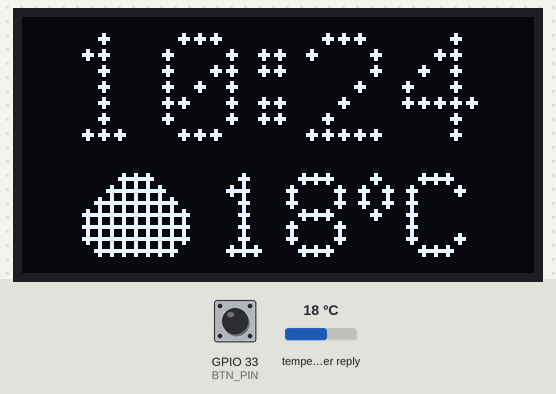
Bench run of a sketch on a simulated ESP32. Shown: 128×64 one-colour display. The test bench sets the inputs (shaded band); at power-on: GPIO 33 (BTN_PIN) HIGH, temperature in the weather reply 18 °C. WiFi joins after 1.5 s; servers stay silent unless stated; the local clock reads 2024-03-15 10:24:30 at power-on unless the sketch sets it; EEPROM starts erased; web services answer with replies made up by the test bench; what the sketch prints to the serial monitor is not drawn.

Above: at 2.9 s.
3.0 s: GPIO 33 (BTN_PIN) pulled LOW for 3.2 s
At 7.0 s:
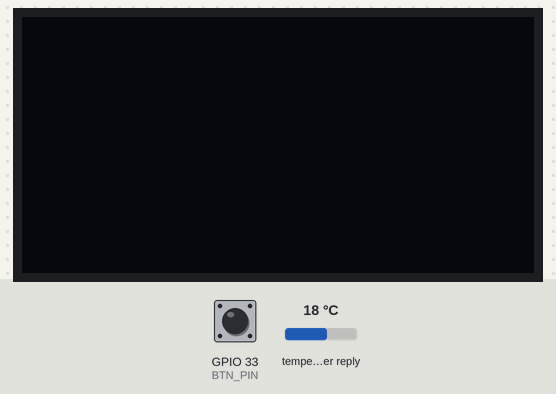
7.7 s: GPIO 33 (BTN_PIN) pulled LOW for 0.6 s
At 9.5 s:
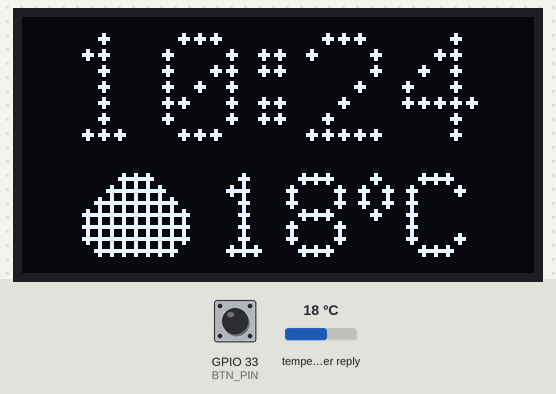
9.8 s: GPIO 33 (BTN_PIN) pulled LOW for 1 s
At 11.7 s:
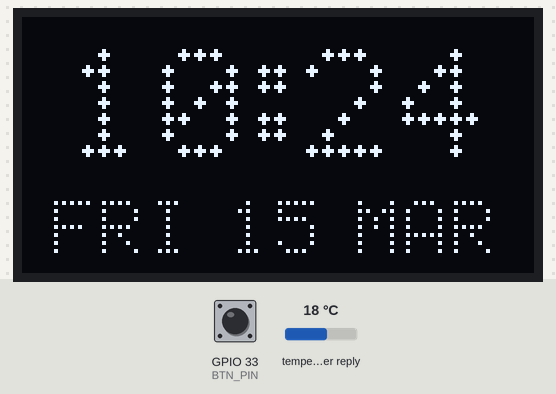
12.3 s: GPIO 33 (BTN_PIN) pulled LOW for 0.6 s
At 13.2 s:
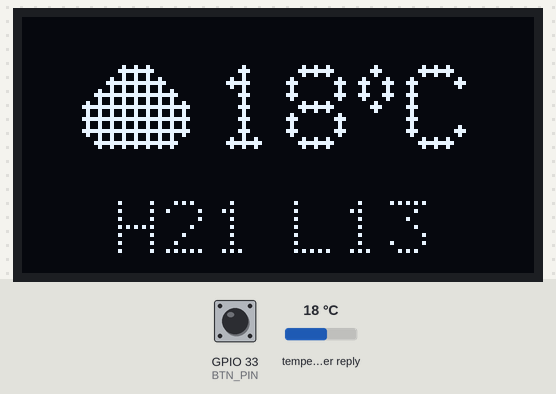
Timing chart, 0 to 15.3 s (numbered marks = the images above; inputs shaded):
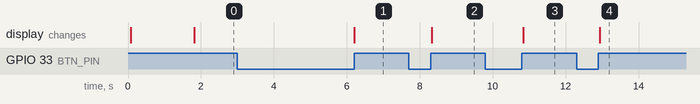

The sketch:

AirClock_Prototype_1.ino
```cpp
// include libraries
#include <WiFi.h>
#include <HTTPClient.h>
#include <WiFiClientSecure.h>
#include <WiFiManager.h>
#include <ArduinoJson.h>
#include <Preferences.h>
#include <esp_system.h>
#include <esp_sntp.h>
#include <esp_sleep.h>
#include <driver/gpio.h>
#include <sys/time.h>
// custom libraries
#include "config.h"
#include "ui.h"
// create the prefrences object
Preferences prefs;
// initial clock mode
ClockMode mode = MODE_BOTH;
WeatherData wx;
bool screenOn = true;
bool needFull = true;
bool wxDirty = false;
int lastMinute = -2;
long utcOffset = 0;
uint32_t nextSync = 0;

// function to turn url into valid format (for example half life! -> half%20life%21)
static String urlEncode(const String &s) {
  String out;
  char buf[4];
  for (size_t i = 0; i < s.length(); i++) {
    const unsigned char c = (unsigned char)s[i];
    if (isalnum(c) || c == '-' || c == '_' || c == '.' || c == '~') {
      out += (char)c;
    } else {
      snprintf(buf, sizeof buf, "%%%02X", c);
      out += buf;
    }
  }
  return out;
}

// send the request, fetch the response and clean up and end connection
static bool finishGet(HTTPClient &http, String &body, const char *tag) {
  const int code = http.GET();
  if (code == HTTP_CODE_OK) body = http.getString();
  http.end();
  Serial.printf("GET %s -> %d\n", tag, code);
  return code == HTTP_CODE_OK;
}

// I mean gets a value from a url
static bool httpGet(const String &hostAndPath, String &body) {
  {
    HTTPClient http;
    http.setConnectTimeout(8000);
    http.setTimeout(8000);
    if (http.begin("http://" + hostAndPath) && finishGet(http, body, "http")) return true;
  }

  WiFiClientSecure secure;
  secure.setInsecure();
  HTTPClient http;
  http.setConnectTimeout(8000);
  http.setTimeout(8000);
  return http.begin(secure, "https://" + hostAndPath) && finishGet(http, body, "https");
}

// get a city's geocode (Latitude & Longitude)
static bool geocode(const String &city, float &lat, float &lon) {
  String body;
  const String url = "geocoding-api.open-meteo.com/v1/search?count=1&language=en&format=json&name=" + urlEncode(city);
  if (!httpGet(url, body)) return false;

  JsonDocument doc;
  if (deserializeJson(doc, body)) return false;

  JsonVariant hit = doc["results"][0];
  if (hit.isNull() || hit["latitude"].isNull() || hit["longitude"].isNull()) return false;

  lat = hit["latitude"].as<float>();
  lon = hit["longitude"].as<float>();
  return true;
}

// auto update Geocode when user sets new settings
static void resolveLocation() {
  const String city = prefs.getString("city", "");
  if (city.length() == 0 || city == prefs.getString("gcity", "")) return;

  float lat, lon;
  if (geocode(city, lat, lon)) {
    prefs.putFloat("lat", lat);
    prefs.putFloat("lon", lon);
    prefs.putString("gcity", city);
    Serial.printf("Location '%s' -> %.4f, %.4f\n", city.c_str(), lat, lon);
  } else {
    Serial.printf("Could not find '%s', keeping the old location\n", city.c_str());
  }
}

// pretty self explanatory, just gets the weather
static bool fetchWeather() {
  const float lat = prefs.getFloat("lat", DEFAULT_LAT);
  const float lon = prefs.getFloat("lon", DEFAULT_LON);

  char url[300];
  snprintf(url, sizeof url, "api.open-meteo.com/v1/forecast?latitude=%.4f&longitude=%.4f&current=temperature_2m,weather_code,is_day&daily=temperature_2m_max,temperature_2m_min&forecast_days=1&timezone=auto&temperature_unit=%s",lat, lon, USE_FAHRENHEIT ? "fahrenheit" : "celsius");

  String body;
  if (!httpGet(url, body)) return false;

  JsonDocument doc;
  const DeserializationError err = deserializeJson(doc, body);
  if (err) {
    Serial.printf("JSON error: %s\n", err.c_str());
    return false;
  }

  JsonVariant temp = doc["current"]["temperature_2m"];
  if (temp.isNull()) {
    Serial.println("No temperature in response for some reason ;)");
    return false;
  }

  wx.temp  = temp.as<float>();
  wx.code  = doc["current"]["weather_code"] | -1;
  wx.isDay = (doc["current"]["is_day"] | 1) != 0;

  JsonVariant hi = doc["daily"]["temperature_2m_max"][0];
  JsonVariant lo = doc["daily"]["temperature_2m_min"][0];
  wx.hasRange = !hi.isNull() && !lo.isNull();
  if (wx.hasRange) {
    wx.tmax = hi.as<float>();
    wx.tmin = lo.as<float>();
  }
  wx.valid = true;

  utcOffset = doc["utc_offset_seconds"] | 0L;
  Serial.printf("Weather: %.1f, code %d, day %d, utc offset %ld\n", wx.temp, wx.code, wx.isDay, utcOffset);
  return true;
}

// syncs the time
static bool syncTime() {
  sntp_set_sync_status(SNTP_SYNC_STATUS_RESET);
  configTime(utcOffset, 0, "pool.ntp.org", "time.google.com", "time.cloudflare.com");

  const uint32_t t0 = millis();
  while (sntp_get_sync_status() != SNTP_SYNC_STATUS_COMPLETED && millis() - t0 < 8000) delay(50);

  struct tm t;
  const bool ok = getLocalTime(&t, 0);
  Serial.printf("NTP: %s\n", ok ? "ok" : "failed");
  return ok;
}

// initialize and connect to wifi
static bool wifiUp(uint32_t timeoutMs) {
  WiFi.mode(WIFI_STA);
  WiFi.setTxPower(WIFI_TX_POWER);
  WiFi.begin();
  const uint32_t t0 = millis();
  while (WiFi.status() != WL_CONNECTED && millis() - t0 < timeoutMs) delay(100);
  return WiFi.status() == WL_CONNECTED;
}

// disconnect from wifi
static void wifiDown() {
  WiFi.disconnect();
  WiFi.mode(WIFI_OFF);
}

// setup the wifi manager
static bool wifiManagerRun(bool forcePortal) {
  const String city = prefs.getString("city", "");

  WiFiManager wm;
  WiFiManagerParameter pCity("city", "City for the weather (e.g. New York)", city.c_str(), 40);
  wm.addParameter(&pCity);
  wm.setConnectTimeout(20);
  wm.setConfigPortalTimeout(180);

  bool portalShown = false;
  wm.setAPCallback([&portalShown](WiFiManager *) {
    portalShown = true;
    ui_message("WIFI SETUP", "WiFi: " AP_NAME, "Pass: " AP_PASSWORD, "Open 192.168.4.1");
  });

  const bool ok = forcePortal ? wm.startConfigPortal(AP_NAME, AP_PASSWORD) : wm.autoConnect(AP_NAME, AP_PASSWORD);

  if (portalShown) {
    String c = pCity.getValue();
    c.trim();
    prefs.putString("city", c);
  }
  return ok;
}

// sync all data
static void doSync() {
  bool ok = false;
  if (wifiUp(15000)) {
    resolveLocation();
    const bool w = fetchWeather();
    const bool n = syncTime();
    ok = w && n;
  } else {
    Serial.println("WiFi connect failed");
  }
  wifiDown();

  nextSync = millis() + (ok ? SYNC_INTERVAL_MS : SYNC_RETRY_MS);
  wxDirty = true;
  if (NIGHT_DIM && wx.valid) ui_dim(!wx.isDay);
}

// poll if the button is pressed (debounced)
static BtnEvent pollButton() {
  static bool down = false, setupFired = false;
  static uint32_t t0 = 0;
  const uint32_t now = millis();
  const bool pressed = digitalRead(BTN_PIN) == LOW;

  if (pressed && !down) {
    down = true;
    setupFired = false;
    t0 = now;
  } else if (pressed && down) {
    if (!setupFired && now - t0 >= SETUP_PRESS_MS) {
      setupFired = true;
      return BTN_SETUP;
    }
  } else if (!pressed && down) {
    down = false;
    const uint32_t held = now - t0;
    if (setupFired || held < 30) return BTN_NONE;
    return held >= LONG_PRESS_MS ? BTN_LONG : BTN_SHORT;
  }
  return BTN_NONE;
}

// toggle the screen
static void setScreen(bool on) {
  screenOn = on;
  ui_screen(on);
  if (on) needFull = true;
}

// open the wifi manager portal
static void openPortal() {
  setScreen(true);
  ui_status("WIFI SETUP", "Starting...");
  wifiManagerRun(true);
  wifiDown();
  nextSync = millis();
  needFull = true;
}

void setup() {
  setCpuFrequencyMhz(80);
  Serial.begin(115200);
  Serial.printf("\nReset reason: %d\n", (int)esp_reset_reason());

  prefs.begin("wclock", false);
  const uint8_t m = prefs.getUChar("mode", MODE_BOTH);
  mode = m < MODE_COUNT ? (ClockMode)m : MODE_BOTH;

  pinMode(BTN_PIN, INPUT_PULLUP);
  const bool forcePortal = digitalRead(BTN_PIN) == LOW;

  if (!ui_begin()) {
    Serial.println("Display init failed.");
    for (;;) delay(1000);
  }

  ui_splash();
  const uint32_t splashStart = millis();

  ui_status("WEATHER CLOCK", "Connecting WiFi...");
  if (!wifiManagerRun(forcePortal)) {
    ui_status("WiFi setup failed", "Restarting...");
    delay(2500);
    ESP.restart();
  }

  ui_status("WEATHER CLOCK", "Getting time and", "weather...");
  doSync();
#if !DEBUG
  while (millis() - splashStart < 1500) delay(10);
#endif
  needFull = true;
}

void loop() {
  switch (pollButton()) {
    case BTN_SHORT:
      if (!screenOn) {
        setScreen(true);
      } else {
        mode = (ClockMode)((mode + 1) % MODE_COUNT);
        prefs.putUChar("mode", mode);
        needFull = true;
      }
      break;
    case BTN_LONG:
      setScreen(!screenOn);
      break;
    case BTN_SETUP:
      openPortal();
      break;
    default:
      break;
  }

  if ((int32_t)(millis() - nextSync) >= 0) doSync();

  struct tm t;
  const bool timeOk = getLocalTime(&t, 0);
  const int  minute = timeOk ? t.tm_min : -1;
  const bool minuteChanged = minute != lastMinute;

  if (screenOn && (needFull || wxDirty || minuteChanged)) {
    ui_render(mode, timeOk ? &t : nullptr, wx, needFull, minuteChanged, wxDirty);
    needFull = false;
    wxDirty = false;
  }
  lastMinute = minute;
  if (!screenOn) wxDirty = false;

  if (digitalRead(BTN_PIN) == LOW || needFull || wxDirty) {
    delay(10);
    return;
  }

  int32_t msToSync = (int32_t)(nextSync - millis());
  if (msToSync < 50) msToSync = 50;
  uint64_t us = (uint64_t)msToSync * 1000ULL;

  if (screenOn && timeOk) {
    struct timeval tv;
    gettimeofday(&tv, nullptr);
    const uint64_t toMinute = (uint64_t)(60 - tv.tv_sec % 60) * 1000000ULL - tv.tv_usec + 20000ULL;
    if (toMinute < us) us = toMinute;
  } else if (screenOn) {
    if (us > 1000000ULL) us = 1000000ULL;
  }

#if USE_LIGHT_SLEEP
  Serial.printf("sleep %u ms\n", (unsigned)(us / 1000ULL));
  Serial.flush();
  esp_sleep_enable_timer_wakeup(us);
  gpio_wakeup_enable((gpio_num_t)BTN_PIN, GPIO_INTR_LOW_LEVEL);
  esp_sleep_enable_gpio_wakeup();
  const esp_err_t err = esp_light_sleep_start();
  Serial.printf("woke: cause %d, err %d\n", (int)esp_sleep_get_wakeup_cause(), (int)err);
  if (err != ESP_OK) delay(100);
#else
  delay(20);
#endif
}
```

font_renderer.cpp
```cpp
// include header
#include "font_renderer.h"

// font lookup table
static const uint8_t PROGMEM FONT[59][5] = {
  {0x00,0x00,0x00,0x00,0x00},
  {0x00,0x00,0x5F,0x00,0x00},
  {0x00,0x00,0x00,0x00,0x00},
  {0x00,0x00,0x00,0x00,0x00},
  {0x00,0x00,0x00,0x00,0x00},
  {0x00,0x00,0x00,0x00,0x00},
  {0x00,0x00,0x00,0x00,0x00},
  {0x00,0x00,0x00,0x00,0x00},
  {0x00,0x00,0x00,0x00,0x00},
  {0x00,0x00,0x00,0x00,0x00},
  {0x00,0x06,0x09,0x06,0x00},
  {0x08,0x08,0x3E,0x08,0x08},
  {0x00,0x40,0x60,0x00,0x00},
  {0x08,0x08,0x08,0x08,0x08},
  {0x00,0x60,0x60,0x00,0x00},
  {0x40,0x30,0x08,0x06,0x01},
  {0x3E,0x51,0x49,0x45,0x3E},
  {0x00,0x42,0x7F,0x40,0x00},
  {0x42,0x61,0x51,0x49,0x46},
  {0x21,0x41,0x45,0x4B,0x31},
  {0x18,0x14,0x12,0x7F,0x10},
  {0x27,0x45,0x45,0x45,0x39},
  {0x3C,0x4A,0x49,0x49,0x30},
  {0x01,0x71,0x09,0x05,0x03},
  {0x36,0x49,0x49,0x49,0x36},
  {0x06,0x49,0x49,0x29,0x1E},
  {0x00,0x36,0x36,0x00,0x00},
  {0x00,0x00,0x00,0x00,0x00},
  {0x00,0x00,0x00,0x00,0x00},
  {0x00,0x00,0x00,0x00,0x00},
  {0x00,0x00,0x00,0x00,0x00},
  {0x02,0x01,0x51,0x09,0x06},
  {0x00,0x00,0x00,0x00,0x00},
  {0x7E,0x11,0x11,0x11,0x7E},
  {0x7F,0x49,0x49,0x49,0x36},
  {0x3E,0x41,0x41,0x41,0x22},
  {0x7F,0x41,0x41,0x22,0x1C},
  {0x7F,0x49,0x49,0x49,0x41},
  {0x7F,0x09,0x09,0x09,0x01},
  {0x3E,0x41,0x49,0x49,0x7A},
  {0x7F,0x08,0x08,0x08,0x7F},
  {0x00,0x41,0x7F,0x41,0x00},
  {0x20,0x40,0x41,0x3F,0x01},
  {0x7F,0x08,0x14,0x22,0x41},
  {0x7F,0x40,0x40,0x40,0x40},
  {0x7F,0x02,0x0C,0x02,0x7F},
  {0x7F,0x04,0x08,0x10,0x7F},
  {0x3E,0x41,0x41,0x41,0x3E},
  {0x7F,0x09,0x09,0x09,0x06},
  {0x3E,0x41,0x51,0x21,0x5E},
  {0x7F,0x09,0x19,0x29,0x46},
  {0x46,0x49,0x49,0x49,0x31},
  {0x01,0x01,0x7F,0x01,0x01},
  {0x3F,0x40,0x40,0x40,0x3F},
  {0x1F,0x20,0x40,0x20,0x1F},
  {0x3F,0x40,0x38,0x40,0x3F},
  {0x63,0x14,0x08,0x14,0x63},
  {0x07,0x08,0x70,0x08,0x07},
  {0x61,0x51,0x49,0x45,0x43},
};


static const uint16_t PROGMEM ICON_A[ICON_COUNT][9] = {
  {0x010,0x082,0x038,0x07C,0x17D,0x07C,0x038,0x082,0x010},
  {0x030,0x060,0x0E0,0x1E0,0x1E0,0x1E0,0x0F0,0x07C,0x038},
  {0x000,0x000,0x000,0x003,0x007,0x00F,0x01F,0x01F,0x00E},
  {0x000,0x038,0x07C,0x0FE,0x1FF,0x1FF,0x1FF,0x0FE,0x000},
  {0x000,0x0FE,0x000,0x1FC,0x000,0x0FE,0x000,0x1FC,0x000},
  {0x038,0x07C,0x0FE,0x1FF,0x1FF,0x0FE,0x000,0x000,0x000},
  {0x038,0x07C,0x0FE,0x1FF,0x1FF,0x0FE,0x000,0x000,0x000},
  {0x010,0x092,0x054,0x038,0x1FF,0x038,0x054,0x092,0x010},
};

static const uint16_t PROGMEM ICON_B[ICON_COUNT][9] = {
  {0x000,0x000,0x000,0x000,0x000,0x000,0x000,0x000,0x000},
  {0x000,0x000,0x000,0x000,0x000,0x000,0x000,0x000,0x000},
  {0x020,0x088,0x070,0x170,0x070,0x000,0x000,0x000,0x000},
  {0x000,0x000,0x000,0x000,0x000,0x000,0x000,0x000,0x000},
  {0x000,0x000,0x000,0x000,0x000,0x000,0x000,0x000,0x000},
  {0x000,0x000,0x000,0x000,0x000,0x000,0x044,0x054,0x010},
  {0x000,0x000,0x000,0x000,0x000,0x00C,0x018,0x03C,0x008},
  {0x000,0x000,0x000,0x000,0x000,0x000,0x000,0x000,0x000},
};

static const int LOGO_COLS = 17;
static const int LOGO_ROWS = 13;

static const uint32_t PROGMEM LOGO_A[LOGO_ROWS] = {0x00300,0x00FC0,0x01FE0,0x01FE0,0x07FF0,0x0FFC0,0x1FF80,0x1FF00,0x1FF00,0x1FF00,0x0FF00,0x00000,0x00000};

static const uint32_t PROGMEM LOGO_B[LOGO_ROWS] = {0x00000,0x00000,0x00000,0x00000,0x00000,0x00000,0x0001C,0x00036,0x00077,0x00077,0x0007B,0x0003E,0x0001C};

int dot_radius(int pitch) {
  if (pitch <= 2) return 0;
  int r = (pitch * 35) / 100;
  return r < 1 ? 1 : r;
}

struct GlyphInfo {
  const uint8_t *cols;
  uint8_t first;
  uint8_t count;
};

static bool glyph_info(uint8_t c, GlyphInfo *gi) {
  if (c >= 0x80) return false;
  if (c >= 'a' && c <= 'z') c -= 32;
  if (c < 32 || c > 90) return false;

  const uint8_t *g = FONT[c - 32];
  gi->cols = g;
  gi->first = 0;
  gi->count = 5;

  if (c == ' ') {
    gi->cols = nullptr;
    gi->count = 3;
    return true;
  }
  if (c == ':' || c == '.' || c == ',' || c == '!' || c == '*' || c == '\'') {
    int first = -1, last = -1;
    for (int i = 0; i < 5; i++) {
      if (pgm_read_byte(&g[i])) {
        if (first < 0) first = i;
        last = i;
      }
    }
    if (first >= 0) {
      gi->first = (uint8_t)first;
      gi->count = (uint8_t)(last - first + 1);
    }
  }
  return true;
}

int dot_text_width(const char *text, int pitch) {
  int cols = 0, n = 0;
  for (const uint8_t *p = (const uint8_t *)text; *p; p++) {
    GlyphInfo gi;
    if (!glyph_info(*p, &gi)) continue;
    cols += gi.count;
    n++;
  }
  if (n == 0) return 0;
  return (cols + n - 2) * pitch + 2 * dot_radius(pitch) + 1;
}

int dot_text_height(int pitch) { return 6 * pitch + 2 * dot_radius(pitch) + 1; }
int dot_icon_size(int pitch)   { return 8 * pitch + 2 * dot_radius(pitch) + 1; }

void dot_text(Adafruit_GFX *gfx, const char *text, int x, int y, int pitch, uint16_t color) {
  const int r = dot_radius(pitch);
  int cx = x;

  for (const uint8_t *p = (const uint8_t *)text; *p; p++) {
    GlyphInfo gi;
    if (!glyph_info(*p, &gi)) continue;

    if (gi.cols) {
      for (int col = 0; col < gi.count; col++) {
        uint8_t bits = pgm_read_byte(&gi.cols[gi.first + col]);
        for (int row = 0; row < 7; row++) {
          if (bits & (1 << row)) {
            gfx->fillCircle(cx + col * pitch + r, y + row * pitch + r, r, color);
          }
        }
      }
    }
    cx += (gi.count + 1) * pitch;
  }
}

void dot_icon(Adafruit_GFX *gfx, WeatherIcon icon, int x, int y, int pitch, uint16_t color_a, uint16_t color_b) {
  if (icon >= ICON_COUNT) return;
  const int r = dot_radius(pitch);

  for (int row = 0; row < 9; row++) {
    uint16_t a = pgm_read_word(&ICON_A[icon][row]);
    uint16_t b = pgm_read_word(&ICON_B[icon][row]);
    if (!(a | b)) continue;
    for (int col = 0; col < 9; col++) {
      const uint16_t m = 1 << (8 - col);
      if (a & m)      gfx->fillCircle(x + col * pitch + r, y + row * pitch + r, r, color_a);
      else if (b & m) gfx->fillCircle(x + col * pitch + r, y + row * pitch + r, r, color_b);
    }
  }
}

int dot_logo_width(int pitch)  { return (LOGO_COLS - 1) * pitch + 2 * dot_radius(pitch) + 1; }
int dot_logo_height(int pitch) { return (LOGO_ROWS - 1) * pitch + 2 * dot_radius(pitch) + 1; }

void dot_logo(Adafruit_GFX *gfx, int x, int y, int pitch, uint16_t color_cloud, uint16_t color_clock) {
  const int r = dot_radius(pitch);

  for (int row = 0; row < LOGO_ROWS; row++) {
    const uint32_t a = pgm_read_dword(&LOGO_A[row]);
    const uint32_t b = pgm_read_dword(&LOGO_B[row]);
    if (!(a | b)) continue;
    for (int col = 0; col < LOGO_COLS; col++) {
      const uint32_t m = 1UL << (LOGO_COLS - 1 - col);
      if (a & m)      gfx->fillCircle(x + col * pitch + r, y + row * pitch + r, r, color_cloud);
      else if (b & m) gfx->fillCircle(x + col * pitch + r, y + row * pitch + r, r, color_clock);
    }
  }
}
```

font_renderer.h
```cpp
// This is for the custom dot-style font

#pragma once

#include <Arduino.h>
#include <Adafruit_GFX.h>

#define GLYPH_DEGREE '*'

enum WeatherIcon : uint8_t {
  ICON_SUN,
  ICON_MOON,
  ICON_PARTLY,
  ICON_CLOUD,
  ICON_FOG,
  ICON_RAIN,
  ICON_STORM,
  ICON_SNOW,
  ICON_COUNT
};

int dot_radius(int pitch);
int dot_text_width(const char *text, int pitch);
int dot_text_height(int pitch);
int dot_icon_size(int pitch);

void dot_text(Adafruit_GFX *gfx, const char *text, int x, int y, int pitch, uint16_t color);
void dot_icon(Adafruit_GFX *gfx, WeatherIcon icon, int x, int y, int pitch, uint16_t color_a, uint16_t color_b);

int dot_logo_width(int pitch);
int dot_logo_height(int pitch);
void dot_logo(Adafruit_GFX *gfx, int x, int y, int pitch, uint16_t color_cloud, uint16_t color_clock);
```

Source omitted: ui.h (9644 bytes), config.h (1393 bytes)

Measured:
- after the input at 3.0 s, the display: changes after 3.2 s (image 1)
- after the input at 7.7 s, the display: changes after 0.63 s (image 2)
- after the input at 9.8 s, the display: changes after 1.0 s (image 3)
- after the input at 12.3 s, the display: changes after 0.63 s (image 4)
